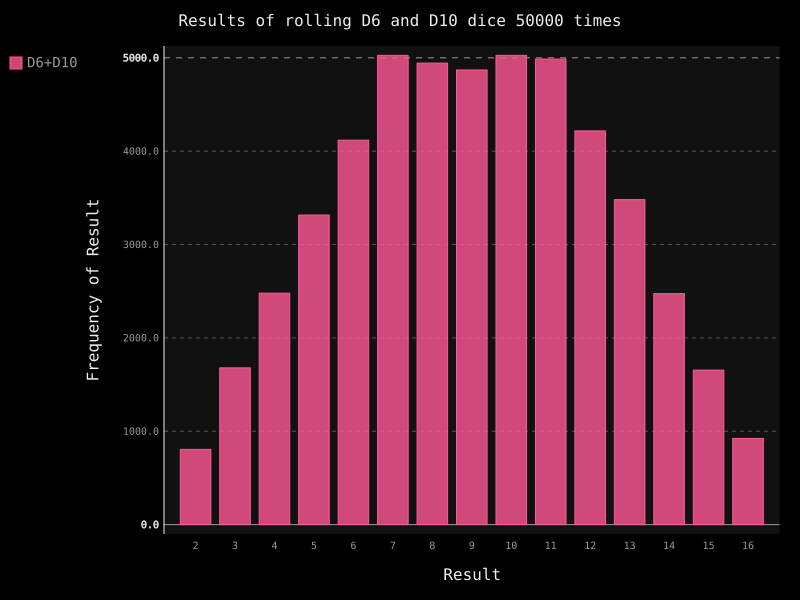

This figure's Python source:
# 投掷两个骰子：

# from die import Die
# import pygal
#
# # 创建2个实例：
# D61 = Die()
# D62 = Die()
#
# # 存放结果：
# results = []
# for roll_num in range(1000):
#     result = D61.roll() + D62.roll()
#     results.append(result)
#
# # 分析结果：
# frequencies = []
# max_result = D61.num_sides + D62.num_sides
# for value in range(2, max_result+1):
#     frequency = results.count(value)
#     frequencies.append(frequency)
#
# # 结果可视化：
# hist = pygal.Bar()
#
# hist.title = 'Results of rolling two D6 dice 1000 times'
# hist.x_labels = ['2', '3', '4', '5', '6', '7', '8', '9', '10', '11', '12']
# hist.x_title = 'Result'
# hist.y_title = 'Frequency of Result'
#
# hist.add('D61+D62', frequencies)
# hist.render_to_file('dice_visual.svg')




# 投掷一个6面和一个10面的骰子：
from die import Die
import pygal

# 创建2个实例：
D6 = Die()
D10 = Die(10)

# 存放结果：
results = []
for roll_num in range(50000):
    result = D6.roll() + D10.roll()
    results.append(result)

# 分析结果：
frequencies = []
max_result = D6.num_sides + D10.num_sides
for value in range(2, max_result+1):
    frequency = results.count(value)
    frequencies.append(frequency)

# 结果可视化：
hist = pygal.Bar()

hist.title = 'Results of rolling D6 and D10 dice 50000 times'
hist.x_labels = ['2', '3', '4', '5', '6', '7', '8', '9', '10', '11', '12', '13', '14', '15', '16']
hist.x_title = 'Result'
hist.y_title = 'Frequency of Result'

hist.add('D6+D10', frequencies)
hist.render_to_file('dice_visual.svg')
